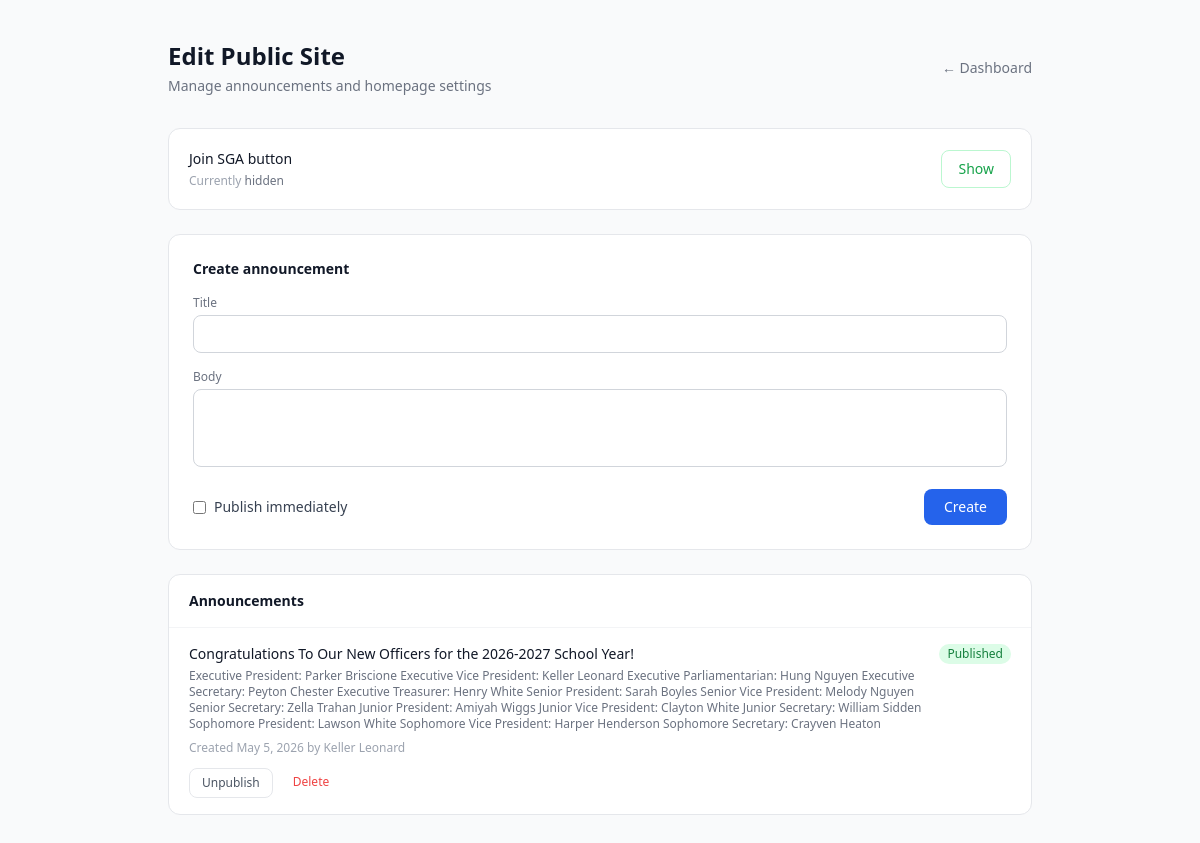
Screenshot of /edit-site/ (signed in) with the database file from the repository.
### sga/models.py (models this page shows, shortened)
class Announcement(models.Model):
    title        = models.CharField(max_length=200)
    body         = models.TextField()
    is_published = models.BooleanField(default=False)
    created_by   = models.ForeignKey(Member, on_delete=models.SET_NULL, null=True, related_name='announcements')
    created_at   = models.DateTimeField(auto_now_add=True)
    updated_at   = models.DateTimeField(auto_now=True)
    class Meta:
        ordering = ['-created_at']

class Member(models.Model):
    class Grade(models.TextChoices):
        NINTH    = '9',  '9th Grade'
        TENTH    = '10', '10th Grade'
        ELEVENTH = '11', '11th Grade'
        TWELFTH  = '12', '12th Grade'
    class ShirtSize(models.TextChoices):
        XS  = 'XS',  'XS'
        S   = 'S',   'Small'
        M   = 'M',   'Medium'
        L   = 'L',   'Large'
        XL  = 'XL',  'XL'
        XXL = 'XXL', 'XXL'
    class DuesStatus(models.TextChoices):
        PAID    = 'PAID',    'Paid'
        PENDING = 'PENDING', 'Pending'
    class MemberStatus(models.TextChoices):
        ACTIVE  = 'ACTIVE',  'Active'
        PENDING = 'PENDING', 'Pending'
        ALUMNI  = 'ALUMNI',  'Alumni'
    class ElectedPosition(models.TextChoices):
        NONE      = '',          'No position'
        EXEC_PRES = 'EXEC_PRES', 'Executive President'
        EXEC_VP   = 'EXEC_VP',   'Executive Vice President'
        EXEC_PARL = 'EXEC_PARL', 'Executive Parliamentarian'
        EXEC_SEC  = 'EXEC_SEC',  'Executive Secretary'
        EXEC_TRES = 'EXEC_TRES', 'Executive Treasurer'
        SR_PRES   = 'SR_PRES',   'Senior President'
        SR_VP     = 'SR_VP',     'Senior Vice President'
        SR_SEC    = 'SR_SEC',    'Senior Secretary'
        JR_PRES   = 'JR_PRES',   'Junior President'
        JR_VP     = 'JR_VP',     'Junior Vice President'
        JR_SEC    = 'JR_SEC',    'Junior Secretary'
        SO_PRES   = 'SO_PRES',   'Sophomore President'
        SO_VP     = 'SO_VP',     'Sophomore Vice President'
        SO_SEC    = 'SO_SEC',    'Sophomore Secretary'
        FR_PRES   = 'FR_PRES',   'Freshman President'
        FR_VP     = 'FR_VP',     'Freshman Vice President'
        FR_SEC    = 'FR_SEC',    'Freshman Secretary'
    student_id                   = models.CharField(max_length=6, unique=True, validators=[student_id_validator])
    full_name                    = models.CharField(max_length=120)
    email                        = models.EmailField(blank=True)
    password_hash                = models.CharField(max_length=255, blank=True)
    grade                        = models.CharField(max_length=2, choices=Grade.choices, blank=True)
    shirt_size                   = models.CharField(max_length=3, choices=ShirtSize.choices, blank=True)
    dues_status                  = models.CharField(max_length=10, choices=DuesStatus.choices, default=DuesStatus.PENDING)
    member_status                = models.CharField(max_length=10, choices=MemberStatus.choices, default=MemberStatus.PENDING)
    permission_tier              = models.CharField(max_length=10, choices=PermissionTier.choices, default=PermissionTier.APPLICANT)
    elected_position             = models.CharField(max_length=20, choices=ElectedPosition.choices, default='', blank=True)
    attendance_warning_dismissed = models.BooleanField(default=False)
    created_at                   = models.DateTimeField(auto_now_add=True)
    updated_at                   = models.DateTimeField(auto_now=True)
    class Meta:
        ordering = ['full_name']

### sga/views.py (the view, shortened to what this page needs)
# urls.py: path('edit-site/',                    views.edit_site_view,      name='edit_site'),
@login_required
def edit_site_view(request):
    try:
        member = Member.objects.get(student_id=request.user.username)
    except Member.DoesNotExist:
        return redirect('login')
    if not is_officer(member):
        messages.error(request, 'Access denied.')
        return redirect('dashboard')
    settings = SiteSettings.get()
    announcements = Announcement.objects.all().order_by('-created_at')
    return render(request, 'sga/edit_site.html', {
        'member': member,
        'settings': settings,
        'announcements': announcements,
    })

### sga/models.py (called while the page is built)
    @classmethod
    def get(cls):
        obj, _ = cls.objects.get_or_create(pk=1)
        return obj

### sga/views.py (called while the page is built)
def is_officer(member):
    return member.permission_tier in ('OFFICER', 'SCI')

### sga/templates/sga/edit_site.html (shortened to what this page needs)
<!DOCTYPE html>
<html lang="en">
<head>
  <script src="https://cdn.tailwindcss.com"></script>
</head>
<body class="bg-gray-50 min-h-screen">
<div class="max-w-4xl mx-auto px-4 py-10">
  <div class="flex items-center justify-between mb-8">
    <div>
      <h1 class="text-2xl font-semibold text-gray-900">Edit Public Site</h1>
      <p class="text-sm text-gray-500 mt-1">Manage announcements and homepage settings</p>
    </div>
    <a href="{% url 'dashboard' %}" class="text-sm text-gray-500 hover:text-gray-800">&larr; Dashboard</a>
  </div>
  <div class="bg-white border border-gray-200 rounded-xl p-5 mb-6">
    <div class="flex items-center justify-between">
      <div>
        <p class="text-sm font-medium text-gray-900">Join SGA button</p>
        <p class="text-xs text-gray-400 mt-1">
          Currently <span class="font-medium {% if signup_enabled %}text-green-600{% else %}text-gray-500{% endif %}">
            {% if signup_enabled %}visible on homepage{% else %}hidden{% endif %}
          </span>
        </p>
      </div>
      <form method="POST">
        <button type="submit" class="text-sm px-4 py-2 rounded-lg border transition font-medium
          {% if signup_enabled %}border-red-200 text-red-600 hover:bg-red-50{% else %}border-green-200 text-green-600 hover:bg-green-50{% endif %}">
          {% if signup_enabled %}Hide{% else %}Show{% endif %}
        </button>
      </form>
    </div>
  </div>
  <div class="bg-white border border-gray-200 rounded-xl p-6 mb-6">
    <h2 class="text-sm font-semibold text-gray-900 mb-4">Create announcement</h2>
    <form method="POST" class="space-y-4">
      <div>
        <label class="block text-xs text-gray-500 mb-1">Title</label>
        <input type="text" name="title" required
          class="w-full border border-gray-300 rounded-lg px-3 py-2 text-sm focus:outline-none focus:ring-2 focus:ring-blue-500">
      </div>
      <div>
        <label class="block text-xs text-gray-500 mb-1">Body</label>
        <textarea name="body" rows="3" required
          class="w-full border border-gray-300 rounded-lg px-3 py-2 text-sm focus:outline-none focus:ring-2 focus:ring-blue-500 resize-none"></textarea>
      </div>
      <div class="flex items-center justify-between">
        <label class="flex items-center gap-2 text-sm text-gray-700 cursor-pointer">
          <input type="checkbox" name="is_published" value="1" class="accent-blue-600">
          Publish immediately
        </label>
        <button type="submit" class="bg-blue-600 hover:bg-blue-700 text-white text-sm px-5 py-2 rounded-lg transition font-medium">
          Create
        </button>
      </div>
    </form>
  </div>
  <div class="bg-white border border-gray-200 rounded-xl overflow-hidden">
    <div class="px-5 py-4 border-b border-gray-100">
      <h2 class="text-sm font-semibold text-gray-900">Announcements</h2>
    </div>
    <div class="divide-y divide-gray-100">
      {% for announcement in announcements %}
      <div class="px-5 py-4">
        <div class="flex items-start justify-between mb-2">
          <div class="flex-1">
            <p class="text-sm font-medium text-gray-900">{{ announcement.title }}</p>
            <p class="text-xs text-gray-500 mt-1">{{ announcement.body }}</p>
            <p class="text-xs text-gray-400 mt-2">
              Created {{ announcement.created_at|date:"F j, Y" }} by {{ announcement.created_by.full_name }}
            </p>
          </div>
          <span class="ml-3 px-2 py-0.5 rounded-full text-xs font-medium
            {% if announcement.is_published %}bg-green-100 text-green-700{% else %}bg-gray-100 text-gray-500{% endif %}">
            {% if announcement.is_published %}Published{% else %}Draft{% endif %}
          </span>
        </div>
        <div class="flex gap-2 mt-3">
          <form method="POST" class="inline">
            <button type="submit" class="text-xs px-3 py-1.5 rounded-lg border border-gray-200 text-gray-600 hover:border-gray-300 transition">
              {% if announcement.is_published %}Unpublish{% else %}Publish{% endif %}
            </button>
          </form>
          <form method="POST" class="inline" onsubmit="return confirm('Delete this announcement?')">
            <button type="submit" class="text-xs px-3 py-1.5 rounded-lg text-red-500 hover:text-red-700 transition">
              Delete
            </button>
          </form>
        </div>
      </div>
      {% empty %}
      <div class="px-5 py-6 text-sm text-gray-400 text-center">
        No announcements yet. Create one above.
      </div>
      {% endfor %}
    </div>
  </div>
</div>
</body>
</html>

### rows the page displays
Announcement: title "Congratulations To Our New Officers for the 2026-2027 School Year!", body "Executive President: Parker Briscione Executive Vice President: Keller Leonard Executive Parliamentarian: Hung Nguyen Executive Secretary: Peyton Chester Executive Treasurer: Henry White Senior President: Sarah Boyles Senior Vice President: Melody Nguyen Senior Secretary: Zella Trahan Junior President: Amiyah Wiggs Junior Vice President: Clayton White Junior Secretary: William Sidden Sophomore President: Lawson White Sophomore Vice President: Harper Henderson Sophomore Secretary: Crayven Heaton", created_at "May 5, 2026", created_by.full_name "Keller Leonard", is_published "Published"
